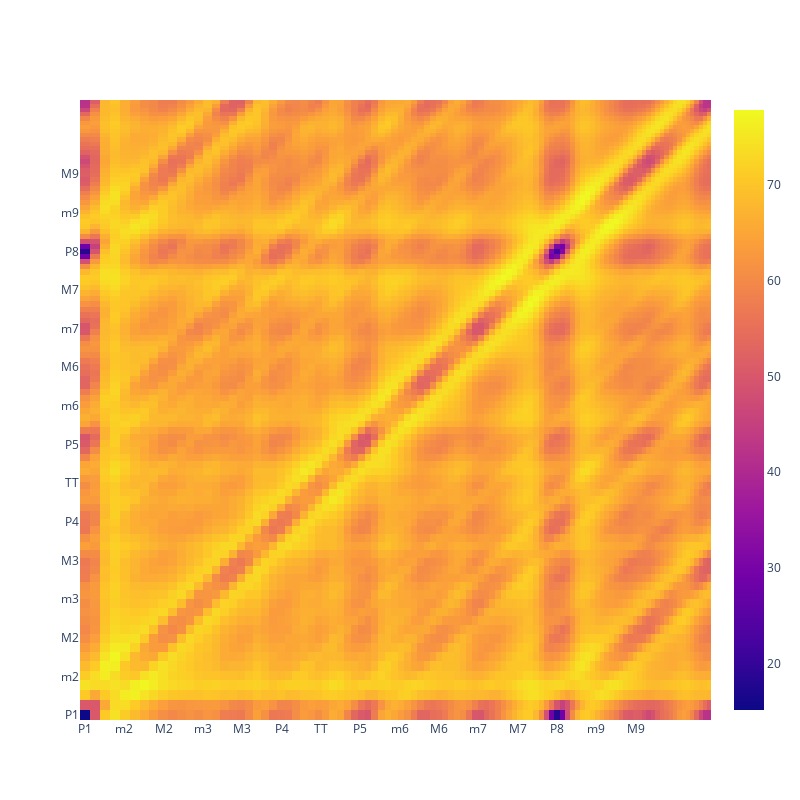

The code cell stored with this chart in its notebook:
### Markdown cell above
# 2D Heatmap

### Code cell
fig = go.Figure()
fig.add_trace(go.Heatmap(z=zs, x=xs, y=ys,))

fig.update_layout(width=800, height=800)
fig.update_xaxes(ticktext=intervals,
    tickvals=interval_vals,
    type="log"
)
fig.update_yaxes(
    ticktext=intervals,
    tickvals=interval_vals,
    type="log"
)
fig.show()
